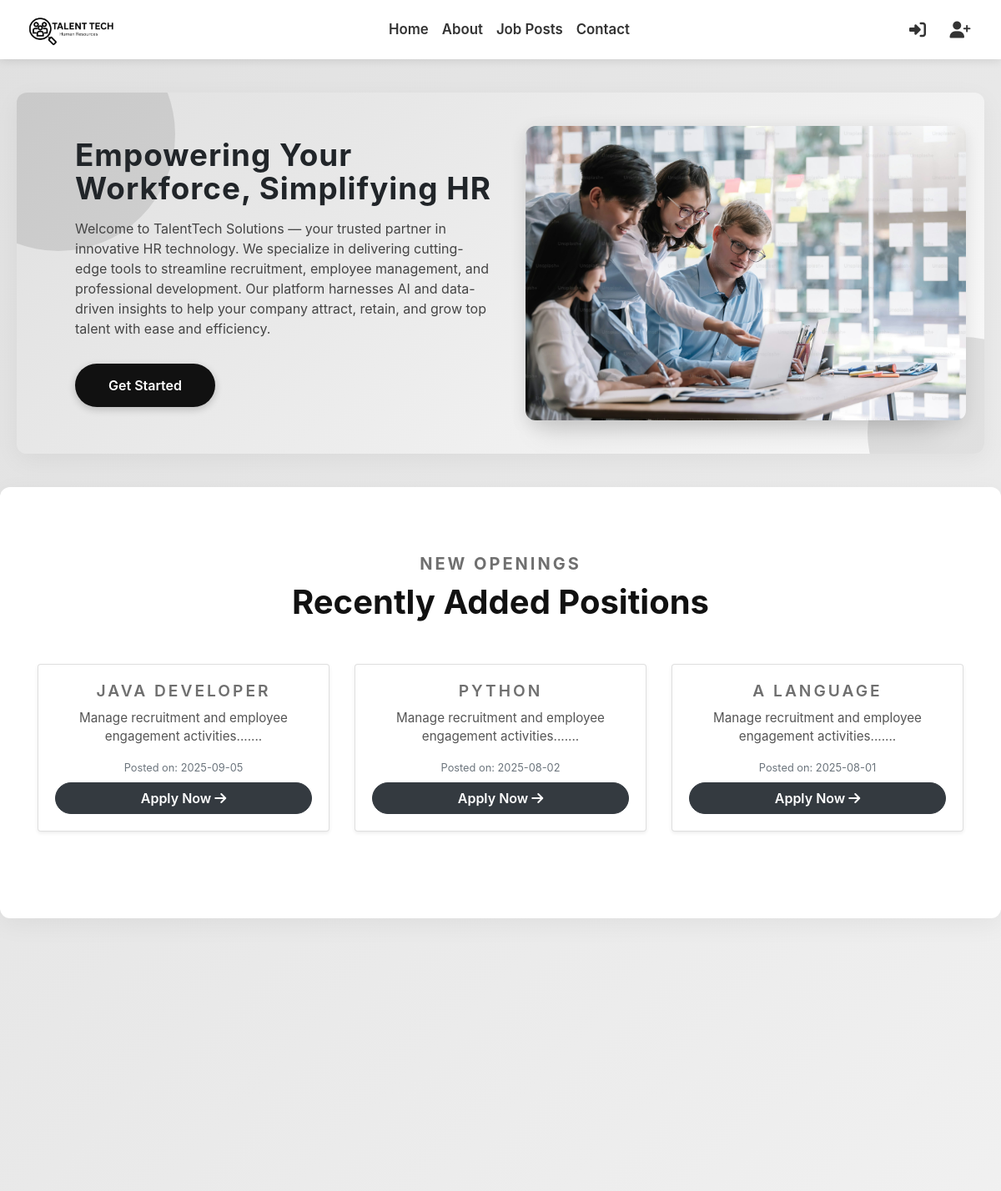
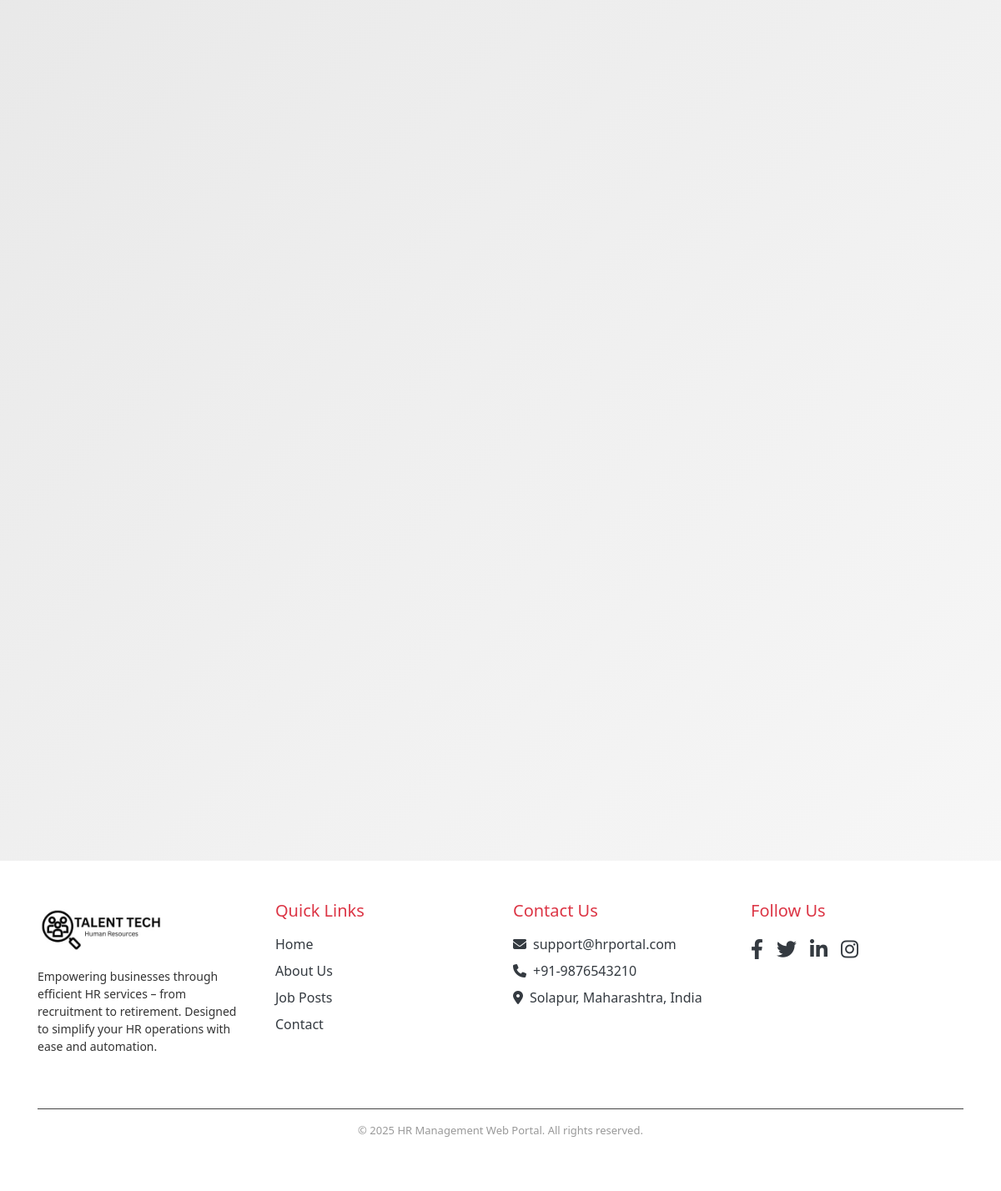
The page / on the database its author committed (2 pictures, top to bottom).
### tables this page shows
CREATE TABLE IF NOT EXISTS `jobs` (
  `job_id` int NOT NULL AUTO_INCREMENT,
  `title` varchar(255) DEFAULT NULL,
  `description` text,
  `posted_date` date NOT NULL DEFAULT (curdate()),
  `from_date` date DEFAULT NULL,
  `to_date` date DEFAULT NULL,
  `image` varchar(255) DEFAULT NULL,
  PRIMARY KEY (`job_id`)
);

### index.php (the view, shortened to what this page needs)
<?php
include 'navbar.php';
$conn = new mysqli("localhost", "root", "", "company_db");
?>
<!DOCTYPE html>
<html lang="en">
<head>
  <link rel="stylesheet" href="https://cdnjs.cloudflare.com/ajax/libs/font-awesome/6.4.0/css/all.min.css" />
  <link rel="stylesheet" href="https://maxcdn.bootstrapcdn.com/bootstrap/4.5.2/css/bootstrap.min.css" />
</head>
<body>
<div class="page-wrapper">
  <section class="hero fade-up">
    <div class="container d-flex flex-wrap align-items-center justify-content-center" style="gap: 40px;">
      <div class="hero-text" style="max-width: 500px; flex: 1;">
        <h2>Empowering Your Workforce, Simplifying HR</h2>
        <p>Welcome to TalentTech Solutions — your trusted partner in innovative HR technology. We specialize in delivering cutting-edge tools to streamline recruitment, employee management, and professional development. Our platform harnesses AI and data-driven insights to help your company attract, retain, and grow top talent with ease and efficiency.</p>
        <a href="register.php">Get Started</a>
      </div>
      <div class="hero-image">
        <img src="team.jpg" alt="HR Illustration" />
      </div>
    </div>
  </section>
<section class="jobs fade-up">
  <div class="container">
    <h5>New Openings</h5>
    <h1>Recently Added Positions</h1>
    <div class="row">
      <?php
        $sql = "SELECT * FROM jobs ORDER BY posted_date DESC LIMIT 3";
        $result = $conn->query($sql);
        if ($result && $result->num_rows > 0) {
          while ($row = $result->fetch_assoc()) {
            echo '<div class="col-md-4 mb-4 d-flex">';
            echo '  <div class="card job-card shadow-sm w-100">';
            echo '    <div class="card-body d-flex flex-column">';
            echo '      <h5 class="card-title">' . htmlspecialchars($row['title']) . '</h5>';
            echo '      <p class="card-text">' . htmlspecialchars(substr($row['description'], 0, 100)) . '...</p>';
            echo '      <small class="text-muted mb-2">Posted on: ' . htmlspecialchars($row['posted_date']) . '</small>';
            echo '      <a href="apply.php?job_id=' . urlencode($row['job_id']) . '" class="btn btn-dark mt-auto apply-btn">Apply Now <i class="fas fa-arrow-right"></i></a>';
            echo '    </div>';
            echo '  </div>';
            echo '</div>';
          }
        } else {
          echo "<div class='col-12'><p class='text-center'>No current job postings.</p></div>";
        }
      ?>
    </div>
  </div>
</section>
  <?php include 'footer.php'; ?>
</div>
</body>
</html>

### navbar.php (shortened to what this page needs)
<?php
$currentPage = basename($_SERVER['PHP_SELF']);
?>
<!DOCTYPE html>
<html lang="en">
<head>
  <link href="https://cdn.jsdelivr.net/npm/bootstrap@5.3.0/dist/css/bootstrap.min.css" rel="stylesheet" />
  <link rel="stylesheet" href="https://cdnjs.cloudflare.com/ajax/libs/font-awesome/6.5.0/css/all.min.css" />
</head>
<body>
<nav class="navbar navbar-expand-lg navbar-custom">
  <div class="container-fluid">
    <a class="navbar-brand" href="index.php"><img src="tech.jpg" alt="Logo"></a>
    <div class="collapse navbar-collapse justify-content-center" id="navbarContent">
      <ul class="navbar-nav mb-2 mb-lg-0">
        <li class="nav-item">
          <a class="nav-link <?php if($currentPage == 'index.php') echo 'active'; ?>" href="index.php">Home</a>
        </li>
        <li class="nav-item">
          <a class="nav-link <?php if($currentPage == 'about.php') echo 'active'; ?>" href="about.php">About</a>
        </li>
        <li class="nav-item">
          <a class="nav-link <?php if($currentPage == 'job_post.php') echo 'active'; ?>" href="job_post.php">Job Posts</a>
        </li>
        <li class="nav-item">
          <a class="nav-link <?php if($currentPage == 'contact.php') echo 'active'; ?>" href="contact.php">Contact</a>
        </li>
      </ul>
    </div>
    <div class="d-flex align-items-center">
      <?php if (isset($_SESSION['employee_email']) || isset($_SESSION['candidate_email'])): ?>
<?php
$profileLink = '#';
$logoutLink  = 'logout.php';
if (isset($_SESSION['candidate_email'])) {
    $profileLink = 'candidate_dashboard.php';
    $logoutLink  = 'logout.php?role=candidate';
} elseif (isset($_SESSION['employee_email'])) {
    $profileLink = 'employee_dashboard.php';
    $logoutLink  = 'logout.php?role=employee';
} elseif (isset($_SESSION['admin_id'])) {
    $profileLink = 'admin_dashboard.php';
    $logoutLink  = 'logout.php?role=admin';
}
?>
<a href="<?php echo $profileLink; ?>" class="icon-button" title="Profile">
    <i class="fas fa-user"></i>
</a>
<a href="<?php echo $logoutLink; ?>" class="icon-button" title="Logout">
    <i class="fas fa-sign-out-alt"></i>
</a>
      <?php else: ?>
        <a href="login1.php" class="icon-button" title="Login"><i class="fas fa-sign-in-alt"></i></a>
        <a href="register.php" class="icon-button" title="Register"><i class="fas fa-user-plus"></i></a>
      <?php endif; ?>
    </div>
  </div>
</nav>
</body>
</html>

### footer.php (shortened to what this page needs)
 <!DOCTYPE html>
<html>
<head>
    <link rel="stylesheet" href="https://maxcdn.bootstrapcdn.com/bootstrap/4.5.2/css/bootstrap.min.css">
 <link rel="stylesheet" href="https://cdnjs.cloudflare.com/ajax/libs/font-awesome/6.4.0/css/all.min.css">
</head>
<body>
<footer class="footer bg-white text-dark py-5">
  <div class="container">
    <div class="row">
      <div class="col-md-3 mb-4">
        <a href="index.php" class="d-inline-block mb-3">
          <img src="tech.jpg" alt="Logo" width="150" height="100" class="img-fluid">
        </a>
        <p style="font-family: 'Segoe UI', sans-serif; font-size: 14px; color: #333;">
          Empowering businesses through efficient HR services – from recruitment to retirement. Designed to simplify your HR operations with ease and automation.
        </p>
      </div>
      <div class="col-md-3 mb-4">
        <h5 class="text-danger mb-3">Quick Links</h5>
        <ul class="list-unstyled">
          <li class="mb-2"><a href="index.php" class="text-dark text-decoration-none">Home</a></li>
          <li class="mb-2"><a href="about.php" class="text-dark text-decoration-none">About Us</a></li>
          <li class="mb-2"><a href="job_post.php" class="text-dark text-decoration-none">Job Posts</a></li>
          <li class="mb-2"><a href="contact.php" class="text-dark text-decoration-none">Contact</a></li>
        </ul>
      </div>
      <div class="col-md-3 mb-4">
        <h5 class="text-danger mb-3">Contact Us</h5>
        <p class="mb-2"><i class="fas fa-envelope mr-2"></i>support@hrportal.com</p>
        <p class="mb-2"><i class="fas fa-phone mr-2"></i>+91-9876543210</p>
        <p><i class="fas fa-map-marker-alt mr-2"></i>Solapur, Maharashtra, India</p>
      </div>
      <div class="col-md-3 mb-4">
        <h5 class="text-danger mb-3">Follow Us</h5>
        <div class="d-flex gap-3">
          <a href="#" class="text-dark fs-4" title="Facebook"><i class="fab fa-facebook-f"></i></a>
          <a href="#" class="text-dark fs-4" title="Twitter"><i class="fab fa-twitter"></i></a>
          <a href="#" class="text-dark fs-4" title="LinkedIn"><i class="fab fa-linkedin-in"></i></a>
          <a href="#" class="text-dark fs-4" title="Instagram"><i class="fab fa-instagram"></i></a>
        </div>
      </div>
    </div>
    <div class="footer-bottom text-center border-top pt-3 mt-4" style="border-color: #444 !important; font-size: 13px; color: #999;">
      &copy; <?php echo date("Y"); ?> HR Management Web Portal. All rights reserved.
    </div>
  </div>
</footer>
</body>
<html>

### navbar.php (style rules this page uses)
body { font-family: 'Segoe UI', Tahoma, Geneva, Verdana, sans-serif; }
.navbar-custom { background: #fff; box-shadow: 0 2px 10px rgba(0,0,0,0.1); position: sticky; top: 0; z-index: 1000; padding: 0.75rem 2.5rem; }
.navbar-brand img { height: 45px; }
.nav-link { font-weight: 600; font-size: 1.05rem; color: #333 !important; transition: color 0.3s ease; }
.icon-button { font-size: 20px; width: 36px; height: 36px; border-radius: 50%; color: #333; display: inline-flex; justify-content: center; align-items: center; background: none; border: none; margin-left: 15px; cursor: pointer; transition: 0.3s; text-decoration: none; }

### index.php (style rules this page uses)
body { background: linear-gradient(135deg, #e0e0e0 0%, #f9f9f9 100%); color: #111; font-family: 'Poppins', sans-serif; margin: 0; line-height: 1.6; }
.page-wrapper { opacity: 0; transform: translateY(30px); filter: blur(5px); animation: pageFadeSlideIn 1.2s ease forwards; }
.fade-up { opacity: 0; transform: translateY(20px); transition: opacity 0.8s ease, transform 0.8s ease; }
.fade-up.visible { opacity: 1; transform: translateY(0); }
.hero { background: linear-gradient(135deg, #e0e0e0 0%, #f9f9f9 100%); border-radius: 12px; box-shadow: 0 8px 30px rgba(0, 0, 0, 0.05); margin: 40px 20px 0; padding: 40px 30px; position: relative; overflow: hidden; display: flex; flex-wrap: wrap; align-items: center; justify-content: center; gap: 40px; }
.hero-text { max-width: 480px; flex: 1 1 480px; z-index: 3; }
.hero h2 { font-size: 2.3rem; font-weight: 700; letter-spacing: 1px; margin-bottom: 15px; line-height: 1.1; }
.hero p { font-size: 1rem; margin-bottom: 30px; color: #444; line-height: 1.5; }
.hero a { display: inline-block; background: #111; color: #fff; padding: 14px 40px; border-radius: 50px; font-weight: 600; text-decoration: none; transition: background 0.3s ease, color 0.3s ease; box-shadow: 0 3px 10px rgb(0 0 0 / 0.2); }
.hero-text h2, .hero-text p, .hero-text a { opacity: 0; transform: translateY(40px) scale(0.95); animation: fadePopUp 1s cubic-bezier(0.23, 1, 0.32, 1) forwards; }
.hero-text h2 { animation-delay: 0.2s; }
.hero-text p { animation-delay: 0.5s; }
.hero-text a { animation-delay: 0.8s; }
.hero::before, .hero::after { content: ''; position: absolute; border-radius: 50%; opacity: 0.1; background: #000; animation: float 5s ease-in-out infinite alternate; pointer-events: none; }
.hero::before { width: 280px; height: 280px; top: -90px; left: -90px; }
.hero::after { width: 230px; height: 230px; bottom: -90px; right: -90px; }
.hero-image { flex: 1 1 480px; max-width: 480px; position: relative; }
.hero-image img { border-radius: 12px; box-shadow: 0 6px 20px rgba(0,0,0,0.1); position: relative; z-index: 2; width: 110%; height: 150%; display: block; animation: heartbeat 2s ease-in-out infinite; }
.jobs { padding: 80px 20px; background: #fff; border-radius: 12px; max-width: 1200px; margin: 40px auto; box-shadow: 0 8px 30px rgba(0, 0, 0, 0.05); text-align: center; }
.jobs h5 { text-transform: uppercase; letter-spacing: 3px; color: #111; font-weight: 700; margin-bottom: 10px; opacity: 0.6; }
.jobs h1 { font-weight: 700; margin-bottom: 50px; color: #111; }
.job-card { border-radius: 12px; transition: transform 0.3s ease, box-shadow 0.3s ease; }
.job-card .card-body { display: flex; flex-direction: column; }
.job-card .card-title { font-size: 1.2rem; font-weight: 600; color: #111; margin-bottom: 10px; }
.job-card .card-text { font-size: 0.95rem; color: #555; flex-grow: 1; }
.job-card .apply-btn { border-radius: 50px; font-weight: 600; transition: background 0.3s ease, transform 0.3s ease; }

### footer.php (style rules this page uses)
.footer { background-color: white; color: #000; padding: 40px 20px 20px; font-family: 'Segoe UI', sans-serif; }
.footer-bottom { text-align: center; padding: 15px 0; border-top: 1px solid #444; margin-top: 20px; font-size: 13px; color: #999; }

### rows shown on the page
jobs: title "JAVA DEVELOPER", description "Manage recruitment and employee engagement activities....", posted_date "2025-09-05"
jobs: title "PYTHON", description "Manage recruitment and employee engagement activities....", posted_date "2025-08-02"
jobs: title "A LANGUAGE", description "Manage recruitment and employee engagement activities....", posted_date "2025-08-01"
